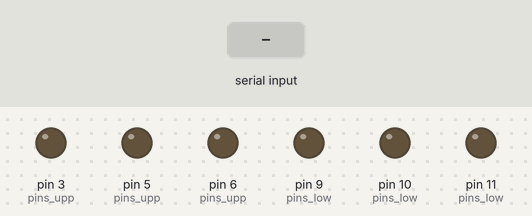
Recording of a sketch running on a simulated Arduino Uno, built with avr-gcc and run on an emulated ATmega328P. On the bench: output pins drawn as LEDs (lit = HIGH). The inputs (shaded band) are chosen by the test bench.

Above: at 1.2 s.
1.3 s: "90,45,200\n" received over Serial
At 3.4 s:
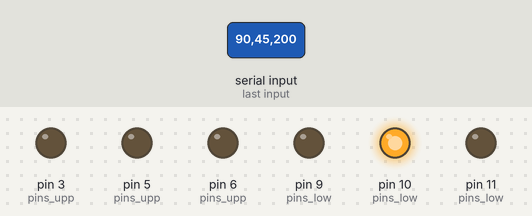
3.8 s: "90,45,200,10\n" received over Serial
At 5.5 s:
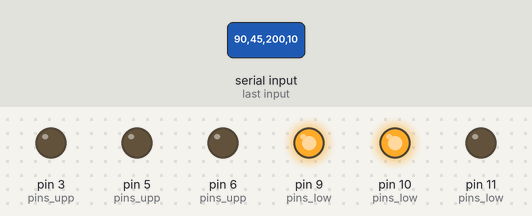
6.3 s: "," received over Serial
At 8.0 s:
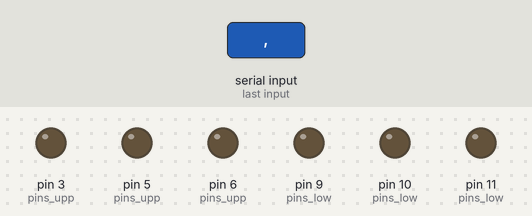
8.8 s: "30,150,10\n" received over Serial
At 10.3 s:
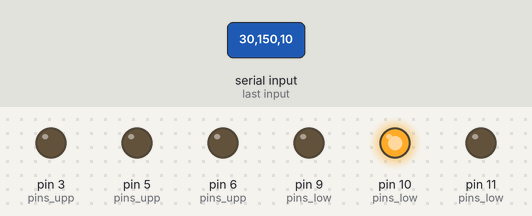
Timing chart, 0 to 11.8 s (numbered marks = the images above; inputs shaded):
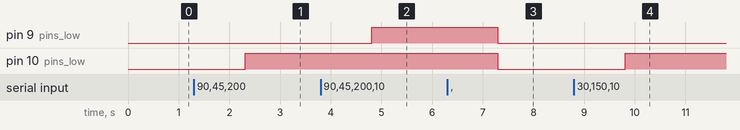

The sketch:

controller.ino
```cpp
#define BLUE_LOWER 11
#define RED_LOWER 10
#define GREEN_LOWER 9

#define BLUE_UPPER 6
#define RED_UPPER 5
#define GREEN_UPPER 3


struct lightControl {
  private:
    /* Lower RGB Pins */
    int pins_low[3] = {RED_LOWER, GREEN_LOWER, BLUE_LOWER};

    /* Upper RGB Pins */
    int pins_upp[3] = {RED_UPPER, GREEN_UPPER, BLUE_UPPER};;

    /* Lower and Upper Brightness */
    float bn_low = 1.0;
    float bn_upp = 1.0;

  public:

  lightControl(void) { }

  /* Initializes each PWM RGB pin to an output.
   *  Requires: Must call in setup. */
  void init() {
    for (int i = 0; i < sizeof(pins_low) ; i++ ) {
      pinMode(pins_low[i], OUTPUT);
      pinMode(pins_upp[i], OUTPUT);
    }
  }

  /* Takes in Serial input and subsequently changes the lights.
   *  Requires: String input of the form
   *            "bn_low,r_low,g_low,b_low,bn_upp,r_upp,g_upp,b_upp,". */
  void submit_input(String inp) {
    int color_lower[3] = {};
    int color_upper[3] = {};
    parse_input(inp, color_lower, color_upper);

    write_color(color_lower, color_upper);
  }

  /* Converts serial input to [r_low, g_low, b_low], [r_upp, g_upp, b_upp] lists and stores them in c_low, c_upp.
   *  Also stores brightnesses in bn_low and bn_upp.
   *  Requires: Brightness must be an integer between 0 and 255.
   *  Example: "50,0,0,255,100,255,0,0," is [50, 0, 0, 255, 100, 255, 0, 0,". RGB code (0, 0, 255) at 50% brightness. */
  void parse_input(String inp, int c_low[3], int c_upp[3]) {
    int c = 0; String acc;
    for (int i = 0; i < inp.length(); i++ ) {
      char temp = inp[i];
      if (temp == ',') {
        if (c == 0) bn_low = acc.toFloat();
        else if (c < 4) c_low[c - 1] = acc.toFloat() * 255;
        else if (c == 4) bn_upp = acc.toFloat();
        else c_upp[c - 5] = acc.toFloat() * 255;
        c++ ; acc = "";

      } else if (temp == '|')
        break;

      else acc += temp;
    }
  }

  /* Writes [r_low, g_low, b_low] and [r_upp, g_upp, b_upp] to the LED strip
   *  with brightnesses bn_low and bn_upp. */
  void write_color(int c_low[3], int c_upp[3]) {
    for (int i = 0; i < 3; i++ ) {
      analogWrite(pins_low[i], c_low[i] * bn_low);
      analogWrite(pins_upp[i], c_upp[i] * bn_upp);
    }
  }

};


/* Light Control Object */
struct lightControl lc = lightControl();

void setup() {
  Serial.begin(9600);
  lc.init();
}


void loop() {
  while ( Serial.available() ) lc.submit_input(Serial.readString());
}
```

Measured:
- after the input at 1.3 s, pin 10 (pins_low): LOW → HIGH after 1.0 s
- after the input at 3.8 s, pin 9 (pins_low): LOW → HIGH after 1.0 s
- after the input at 6.3 s, pin 9 (pins_low), pin 10 (pins_low): HIGH → LOW after 1.0 s
- after the input at 8.8 s, pin 10 (pins_low): LOW → HIGH after 1.0 s
